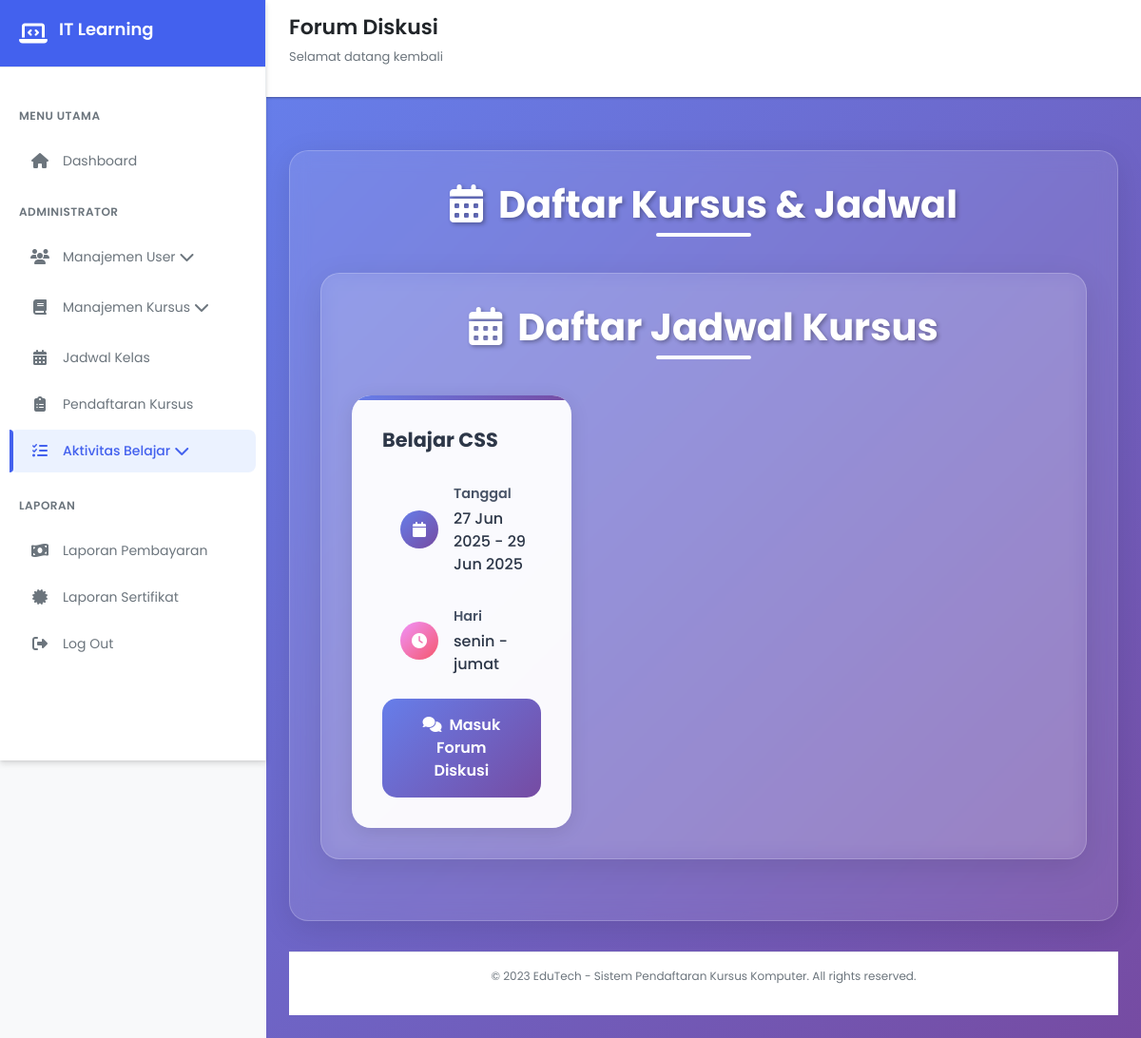
Screenshot of /views/dashboard/forum/forum.php (signed in) with the database file from the repository.
### tables this page shows
CREATE TABLE `schedules` (
  `schedule_id` int(11) NOT NULL,
  `course_id` int(11) DEFAULT NULL,
  `instructor_id` int(11) DEFAULT NULL,
  `tanggal_mulai` date DEFAULT NULL,
  `tanggal_selesai` date DEFAULT NULL,
  `waktu_mulai` time DEFAULT NULL,
  `waktu_selesai` time DEFAULT NULL,
  `hari_pelaksanaan` varchar(50) DEFAULT NULL,
  `kapasitas_maksimal` int(11) DEFAULT NULL,
  `lokasi_kelas` varchar(255) DEFAULT NULL
);

CREATE TABLE `courses` (
  `course_id` int(11) NOT NULL,
  `nama_kursus` varchar(255) DEFAULT NULL,
  `deskripsi` text DEFAULT NULL,
  `durasi_jam` int(11) DEFAULT NULL,
  `harga` decimal(10,2) DEFAULT NULL,
  `level` enum('Dasar','Menengah','Lanjut') DEFAULT NULL,
  `status_aktif` tinyint(1) DEFAULT NULL
);

### views/dashboard/forum/forum.php (the view, shortened to what this page needs)
<?php
include '../../../database/koneksi.php';
$role = $_SESSION['role'];
if ($role === 'admin') {
    $queryJadwal = "
        SELECT s.schedule_id, s.course_id, c.nama_kursus, s.tanggal_mulai, s.tanggal_selesai, s.hari_pelaksanaan
        FROM schedules s
        JOIN courses c ON s.course_id = c.course_id
        ORDER BY s.tanggal_mulai ASC
    ";
}
$resultJadwal = mysqli_query($conn, $queryJadwal);
$totalJadwal = mysqli_num_rows($resultJadwal);
?>
<!DOCTYPE html>
<html lang="id">
<head>
    <link href="https://cdn.jsdelivr.net/npm/bootstrap@5.3.3/dist/css/bootstrap.min.css" rel="stylesheet">
   <link href="https://cdnjs.cloudflare.com/ajax/libs/bootstrap/5.3.0/css/bootstrap.min.css" rel="stylesheet">
    <link href="https://cdnjs.cloudflare.com/ajax/libs/font-awesome/6.4.0/css/all.min.css" rel="stylesheet">
    <link rel="stylesheet" href="https://cdnjs.cloudflare.com/ajax/libs/font-awesome/6.4.0/css/all.min.css">
    <link rel="stylesheet" href="../../../css/dasboard.css">
</head>
<body>
    <div class="sidebar" id="sidebar">
        <div class="sidebar-header">
            <i class="fas fa-laptop-code"></i>
            <h2>IT Learning</h2>
        </div>
        <div class="sidebar-menu">
            <div class="menu-category">Menu Utama</div>
            <div class="menu-item" onclick="window.location.href='../dashboard.php'">
                <i class="fas fa-home"></i>
                <span>Dashboard</span>
            </div>
            <?php if ($_SESSION['role'] == 'admin') : ?>
                <div class="menu-category">Administrator</div>
                <div class="menu-item" onclick="toggleDropdown('user-dropdown')">
                    <i class="fas fa-users"></i>
                    <span>Manajemen User</span>
                    <i class="fas fa-chevron-down ml-auto" id="user-chevron"></i>
                </div>
            <?php endif; ?>
            <div class="menu-item " onclick="toggleDropdown('course-dropdown')">
                <i class="fas fa-book"></i>
                <span>Manajemen Kursus</span>
                <i class="fas fa-chevron-down ml-auto" id="course-chevron"></i>
            </div>
            <div class="menu-item" onclick="window.location.href='../jadwal/jadwal.php'">
                <i class="fas fa-calendar-alt"></i>
                <span>Jadwal Kelas</span>
            </div>
            <?php if ($_SESSION['role'] == 'admin') : ?>
                <div class="menu-item" onclick="window.location.href='../pendaftaran_kursus/pendaftaran.php'">
                    <i class="fas fa-clipboard-list"></i>
                    <span>Pendaftaran Kursus</span>
                </div>
            <?php endif; ?>
            <div class="menu-item active" onclick="toggleDropdown('activity-dropdown')">
                <i class="fas fa-tasks"></i>
                <span>Aktivitas Belajar</span>
                <i class="fas fa-chevron-down ml-auto" id="activity-chevron"></i>
            </div>
            <div class="menu-category">Laporan</div>
            <?php if ($_SESSION['role'] == 'admin') : ?>
                <div class="menu-item" onclick="window.location.href='../pembayaran/laporan_pembayaran.php'">
                    <i class="fas fa-money-bill-wave"></i>
                    <span>Laporan Pembayaran</span>
                </div>
            <?php endif; ?>
             <div class="menu-item" onclick="window.location.href='../sertifikat/sertifikat.php'">
                <i class="fas fa-certificate"></i>
                <span>Laporan Sertifikat</span>
            </div>
            <div class="menu-item" onclick="window.location.href='../../../php/logout.php'">
                <i class="fas fa-sign-out-alt"></i>
                <span>Log Out</span>
            </div>
        </div>
    </div>
    <div class="main-content" id="mainContent">
        <div class="header">
            <div class="header-title">
                <h1>Forum Diskusi</h1>
                <p>Selamat datang kembali</p>
            </div>
        </div>
        <div class="content tes">
            <div class="main-container">
    <h1 class="page-title">
        <i class="fas fa-calendar-alt me-3"></i>Daftar Kursus & Jadwal
    </h1>
   <div class="main-container">
    <h1 class="page-title">
        <i class="fas fa-calendar-alt me-3"></i>Daftar Jadwal Kursus
    </h1>
    <?php if ($totalJadwal > 0): ?>
        <div class="row g-4">
            <?php while ($row = mysqli_fetch_assoc($resultJadwal)): ?>
                <div class="col-md-6 col-lg-4">
                    <div class="card task-card h-100">
                        <div class="card-body d-flex flex-column">
                            <h5 class="card-title"><?= htmlspecialchars($row['nama_kursus']) ?></h5>
                            <div class="info-item">
                                <div class="info-icon subject-icon"><i class="fas fa-calendar"></i></div>
                                <div class="info-content">
                                    <div class="info-label">Tanggal</div>
                                    <div class="info-value">
                                        <?= date('d M Y', strtotime($row['tanggal_mulai'])) ?> - <?= date('d M Y', strtotime($row['tanggal_selesai'])) ?>
                                    </div>
                                </div>
                            </div>
                            <div class="info-item">
                                <div class="info-icon deadline-icon"><i class="fas fa-clock"></i></div>
                                <div class="info-content">
                                    <div class="info-label">Hari</div>
                                    <div class="info-value"><?= htmlspecialchars($row['hari_pelaksanaan']) ?></div>
                                </div>
                            </div>
                            <div class="mt-auto">
                                <a href="forum_diskusi.php?course_id=<?= $row['course_id'] ?>" class="action-btn btn btn-primary w-100">
                                    <i class="fas fa-comments me-2"></i>Masuk Forum Diskusi
                                </a>
                            </div>
                        </div>
                    </div>
                </div>
            <?php endwhile; ?>
        </div>
    <?php endif; ?>
</div>
        </div>
        <div class="footer">
            <p>© 2023 EduTech - Sistem Pendaftaran Kursus Komputer. All rights reserved.</p>
        </div>
    </div>
</body>
</html>

### css/dasboard.css (style rules this page uses)
:root { --primary: #4361ee; --primary-dark: #3a56d4; --primary-light: #ebf2ff; --secondary: #3f37c9; --accent: #4895ef; --success: #4cc9f0; --warning: #f8961e; --danger: #f72585; --light: #f8f9fa; --dark: #212529; --gray: #6c757d; --light-gray: #e9ecef; --white: #ffffff; --shadow-sm: 0 1px 3px rgba(0,0,0,0.12), 0 1px 2px rgba(0,0,0,0.24); --shadow-md: 0 4px 6px rgba(0,0,0,0.1), 0 1px 3px rgba(0,0,0,0.08); --shadow-lg: 0 10px 25px rgba(0,0,0,0.1), 0 5px 10px rgba(0,0,0,0.05); --radius-sm: 8px; --radius-md: 12px; --radius-lg: 16px; --transition: all 0.3s cubic-bezier(0.25, 0.8, 0.25, 1); }
.card { border-radius: 0.75rem; }
* { margin: 0; padding: 0; box-sizing: border-box; font-family: 'Poppins', sans-serif; }
body { display: flex; min-height: 100vh; background-color: var(--light); color: var(--dark); transition: var(--transition); }
.sidebar { width: 280px; background: var(--white); height: 100vh; position: fixed; transition: var(--transition); z-index: 1000; box-shadow: var(--shadow-md); border-right: 1px solid var(--light-gray); display: flex; flex-direction: column; }
.sidebar-header { padding: 20px; display: flex; align-items: center; border-bottom: 1px solid var(--light-gray); background: var(--primary); color: var(--white); }
.sidebar-header i { font-size: 24px; margin-right: 12px; color: var(--white); }
.sidebar-header h2 { font-size: 18px; font-weight: 600; }
.sidebar-menu { padding: 20px 0; flex: 1; overflow-y: auto; }
.menu-category { padding: 12px 20px; font-size: 12px; font-weight: 600; text-transform: uppercase; letter-spacing: 0.5px; color: var(--gray); margin-top: 10px; }
.menu-item { padding: 12px 20px; display: flex; align-items: center; cursor: pointer; transition: var(--transition); margin: 4px 10px; border-radius: var(--radius-sm); color: var(--gray); }
.menu-item.active { background-color: var(--primary-light); color: var(--primary); font-weight: 500; position: relative; }
.menu-item.active::before { content: ''; position: absolute; left: 0; top: 0; height: 100%; width: 4px; background-color: var(--primary); border-radius: 0 var(--radius-sm) var(--radius-sm) 0; }
.menu-item i { width: 24px; margin-right: 12px; font-size: 16px; text-align: center; }
.menu-item span { font-size: 14px; }
.main-content { flex: 1; margin-left: 280px; transition: var(--transition); min-height: 100vh; display: flex; flex-direction: column; }
.header { display: flex; justify-content: space-between; align-items: center; padding: 16px 24px; background-color: var(--white); box-shadow: var(--shadow-sm); z-index: 100; position: sticky; top: 0; }
.header-title h1 { color: var(--dark); font-size: 22px; font-weight: 600; }
.header-title p { font-size: 13px; color: var(--gray); margin-top: 2px; }
.content { flex: 1; padding: 24px; background-color: var(--light); }
.footer { text-align: center; padding: 16px; font-size: 12px; color: var(--gray); border-top: 1px solid var(--light-gray); background-color: var(--white); }

### rows the page displays
schedules: course.nama_kursus "Belajar CSS", tanggal_mulai "27 Jun 2025", tanggal_selesai "29 Jun 2025", hari_pelaksanaan "senin - jumat"
